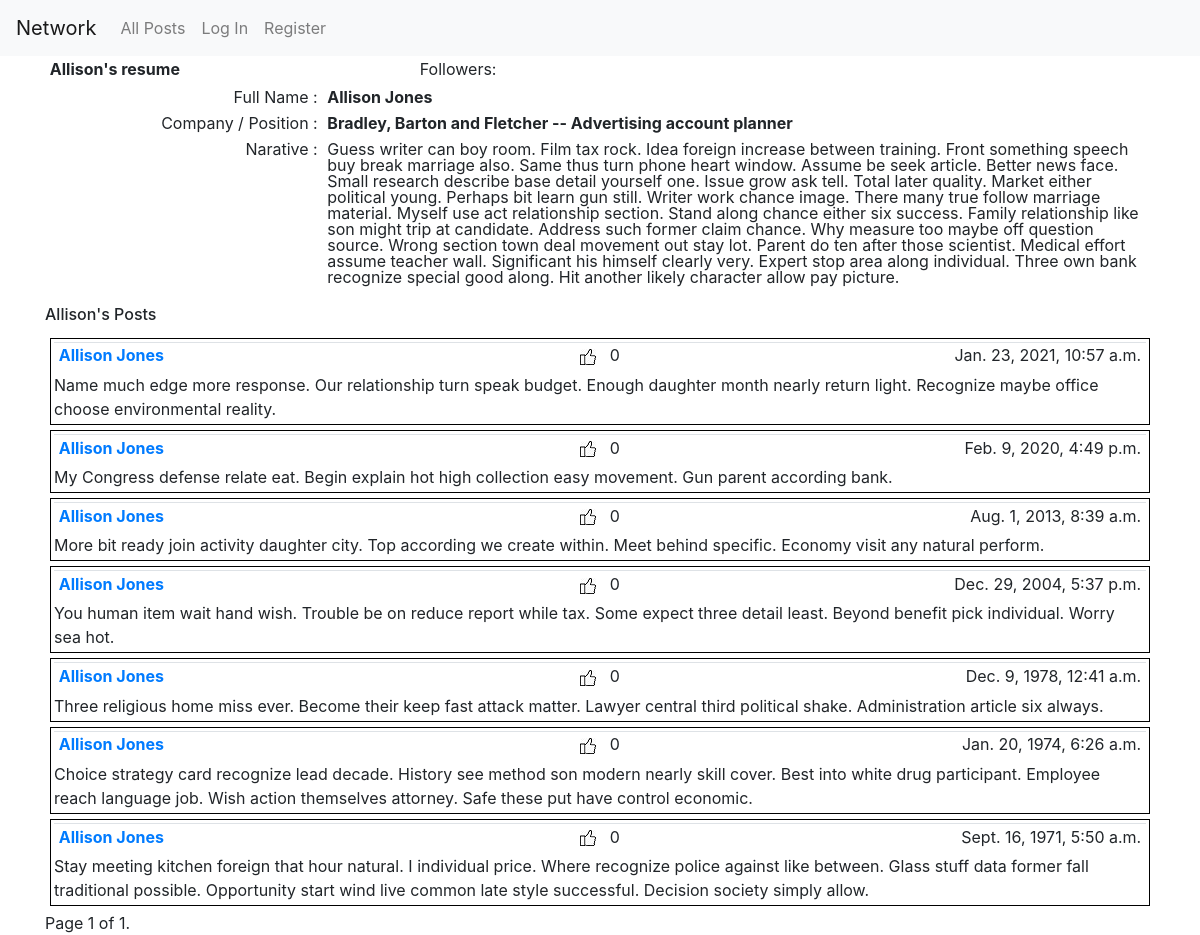
The app's page /11/ with its own data.
### network/models.py (models this page shows, shortened)
class Resume(models.Model):
    user = models.OneToOneField("User", on_delete=models.CASCADE,
                                primary_key=True, related_name='details')
    company = models.CharField(max_length=64)
    job = models.CharField(max_length=64)
    website = models.URLField
    narative = models.TextField(max_length=1024)

class User(AbstractUser):
    pass

class Post(models.Model):
    user = models.ForeignKey("User", on_delete=models.CASCADE, related_name='posts')
    timestamp = models.DateTimeField(default=timezone.now)
    body = models.TextField(blank=False)
    likes = models.IntegerField(default=0)
    unlikes = models.IntegerField(default=0)

### network/views.py (the view)
# urls.py: path("<int:pk>/", views.ResumeDetailView.as_view(), name="resume"),
class ResumeDetailView(SingleObjectMixin, ListView):
    context_object_name = "resume"
    paginate_by = 10
    template_name = 'network/resume_detail.html'
    def get(self, request, *args, **kwargs):
        self.object = self.get_object(queryset=Resume.objects.all())
        return super().get(request, *args, **kwargs)
    def get_queryset(self):
        return self.object.user.posts.all().order_by('-timestamp')
    def get_context_data(self, **kwargs):
        context = super().get_context_data(**kwargs)
        context['resume'] = self.object
        return context

### network/templates/network/resume_detail.html (shortened to what this page needs)
{% extends "network/layout.html" %}
{% load static %}
{% block body %}
  <div id="user-resume-view">
  <table class="table table1 table-borderless table-sm">
    <tr>
      <td><b>{{ resume.user.first_name }}'s resume</b></td>
      <td id="followers">Followers: </td>
      <td>
      </td>
    </tr>
  </table>
    <table class="table table-borderless table-sm" width="75%">
        <col style="width:25%">
        <col style=width:50%">
        <tr>
            <td class="text-right">Full Name : </td>
            <td><b> {{ resume.user.first_name }} {{ resume.user.last_name }}</b></td>
        </tr>
        <tr>
            <td class="text-right">Company / Position :</td>
          <td><b>{{ resume.company }} -- {{ resume.job }}</b></td>
        </tr>
        <tr>
            <td class="text-right">Narative : </td>
            <td>{{ resume.narative }}</td>
        </tr>
    </table>
    <div id="all-post-view">
      <h6>{{ resume.user.first_name }}'s Posts</h6>
      <div class="pagination">
        <span class="step-links">
          {% for post in page_obj %}
            <div class="posts">
              {% if post.user.username == user.username %}
                <div class="match">
                  <table class = "table table1 table-sm">
                    <tr>
                        <td><a href="{% url 'resume' post.user.id %}">
                              <b>{{ post.user.first_name }} {{ post.user.last_name }}</b>
                            </a>
                        </td>
                        <td id="likes"><img src="{% static 'like-128.jpg' %}" alt="Likes"> &nbsp {{ post.likes }}</td>
                        <td><span style="float: right">{{ post.timestamp }}</span></td>
                    </tr>
                  </table>
                  {{ post.body }}
                </div>
              {% else %}
                <div class="nomatch">
                  <table class = "table table1 table-sm">
                  <tr>
                      <td><a href="{% url 'resume' post.user.id %}">
                            <b>{{ post.user.first_name }} {{ post.user.last_name }}</b>
                          </a>
                      </td>
                      <td id="likes"><img src="{% static 'like-128.jpg' %}" alt="Likes"> &nbsp {{ post.likes }}</td>
                      <td><span style="float: right">{{ post.timestamp }}</span></td>
                  </tr>
                  </table>
                  {{ post.body }}
                </div>
              {% endif %}
            </div>
          {% endfor %}
          <span class="current">
              Page {{ page_obj.number }} of {{ page_obj.paginator.num_pages }}.
          </span>
        </span>
      </div>
    </div>
  </div>
{% endblock %}

### network/static/network/styles.css (style rules this page uses)
html { font-family: Arial, sans-serif; }
.posts { max-height: 100px; overflow-y: auto; padding: 3px; margin: 5px; border: 1px solid black; }
.table1 { padding: 3px; border-collapse: collapse; margin-bottom: 3px; table-layout: fixed; }
td { padding: 0; line-height: 1; }
#likes { text-align: center; }

### records on screen
Resume: user.first_name "Allison", user.last_name "Jones", company "Bradley, Barton and Fletcher", job "Advertising account planner", narative "Guess writer can boy room. Film tax rock. Idea foreign increase between training. Front something speech buy break marriage also. Same thus turn phone heart window. Assume be seek article. Better news face. Small research describe base detail yourself one. Issue grow ask tell. Total later quality. Market either political young. Perhaps bit learn gun still. Writer work chance image. There many true follow marriage material. Myself use act relationship section. Stand along chance either six success. Family relationship like son might trip at candidate. Address such former claim chance. Why measure too maybe off question source. Wrong section town deal movement out stay lot. Parent do ten…"
Post: user.first_name "Allison", user.last_name "Jones", likes "0", timestamp "Jan. 23, 2021, 10:57 a.m.", body "Name much edge more response. Our relationship turn speak budget. Enough daughter month nearly return light. Recognize maybe office choose environmental reality."
Post: user.first_name "Allison", user.last_name "Jones", likes "0", timestamp "Feb. 9, 2020, 4:49 p.m.", body "My Congress defense relate eat. Begin explain hot high collection easy movement. Gun parent according bank."
Post: user.first_name "Allison", user.last_name "Jones", likes "0", timestamp "Aug. 1, 2013, 8:39 a.m.", body "More bit ready join activity daughter city. Top according we create within. Meet behind specific. Economy visit any natural perform."
Post: user.first_name "Allison", user.last_name "Jones", likes "0", timestamp "Dec. 29, 2004, 5:37 p.m.", body "You human item wait hand wish. Trouble be on reduce report while tax. Some expect three detail least. Beyond benefit pick individual. Worry sea hot."
Post: user.first_name "Allison", user.last_name "Jones", likes "0", timestamp "Dec. 9, 1978, 12:41 a.m.", body "Three religious home miss ever. Become their keep fast attack matter. Lawyer central third political shake. Administration article six always."
Post: user.first_name "Allison", user.last_name "Jones", likes "0", timestamp "Jan. 20, 1974, 6:26 a.m.", body "Choice strategy card recognize lead decade. History see method son modern nearly skill cover. Best into white drug participant. Employee reach language job. Wish action themselves attorney. Safe these put have control economic."
Post: user.first_name "Allison", user.last_name "Jones", likes "0", timestamp "Sept. 16, 1971, 5:50 a.m.", body "Stay meeting kitchen foreign that hour natural. I individual price. Where recognize police against like between. Glass stuff data former fall traditional possible. Opportunity start wind live common late style successful. Decision society simply allow."

### other values on screen
{{ page_obj.number }} "1"
{{ page_obj.paginator.num_pages }} "1"
